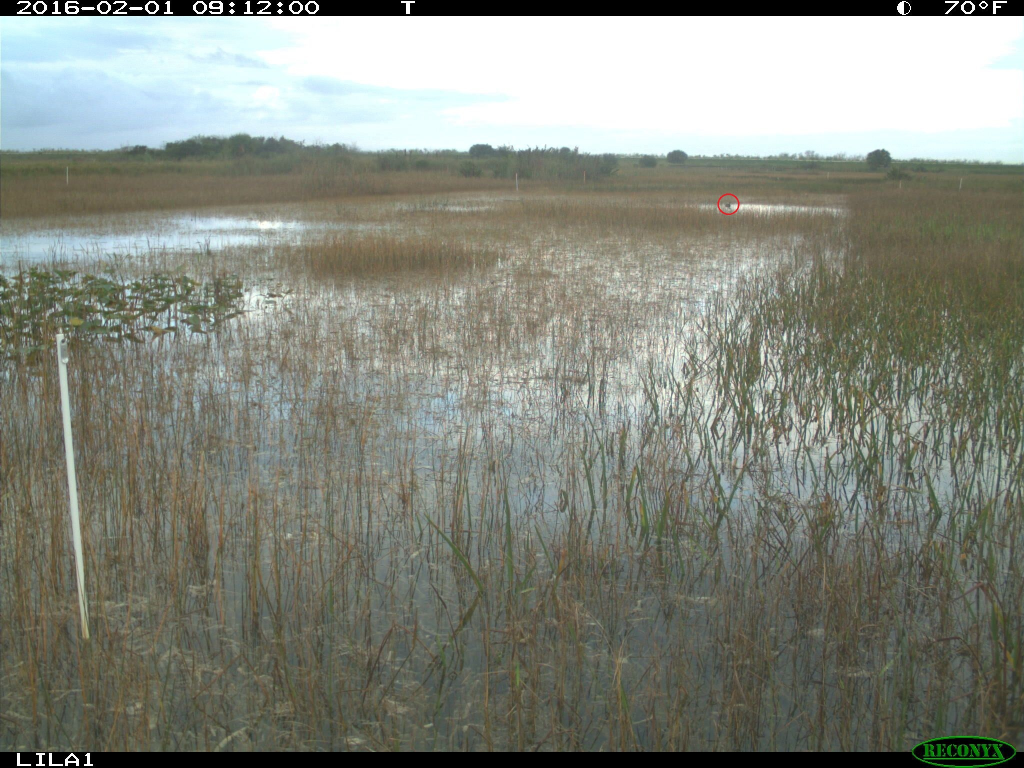
#> input picture bird.jpg, 2048 x 1536 px (shown at 1/2 size)
$ python -i aerial_counter.py   (imports and definitions only)   (Python 2 division)   (older library calls are emulated)
#> lines starting #> are read from the running program, lines starting #| are printed output that depends on the picture
import cv2
import sys
import numpy as np
import imutils
import functools
import tensorflow as tf
from scipy.misc import imshow


def get_contours(image, to_hsv=None, thresh=None, smooth=None, edge=None):
  """
  A function to get contours from a BGR image using opencv with optional thresholding
  and smoothing first.

  Args:
       to_hsv: if this value is set to True, the BGR image will be transformed
               to hsv colorspace. Default leaves it as BGR colorspace.

       thresh: If thresh is given, a threshold will be applied to the image.
               thresh should be a 2 x 3 numpy array, where the first row is the
               lower bound and the second row is the upper bound of the threshold.

       smooth: If smooth is given, cv2's bilateralFilter will be applied to
               the image. smooth should be a 3-vector, indicating the arguments
               for the smoothing function.

       edge:   If edge is given, cv2's canny edge detector will be used on the
               image. It should consist of a 2-vector signifying the lower bound
               and upper bound.
  """
  if to_hsv is True:
    image=cv2.cvtColor(image, cv2.COLOR_BGR2HSV)

  if thresh is not None:
    if np.shape(thresh)!=(2, 3):
      raise TypeError('thresh must be a 2x3 array.')
    else:
      mask=cv2.inRange(image, thresh[0, :].astype(int), thresh[1, :].astype(int))

  if smooth is not None:
    if 'mask' in locals():
      mask=cv2.bilateralFilter(np.uint8(mask), smooth[0], smooth[1], smooth[2])
    else:
      mask=cv2.bilateralFilter(np.uint8(image), smooth[0], smooth[1], smooth[2])

  if edge is not None:
    if 'mask' in locals():
      mask=cv2.Canny(mask, edge[0], edge[1])
    else:
      mask=cv2.Canny(image, edge[0], edge[1])

  cnts = cv2.findContours(mask.copy(), cv2.RETR_EXTERNAL, cv2.CHAIN_APPROX_SIMPLE)
  return cnts[0] if imutils.is_cv2() else cnts[1]


# [12 lines left out: function contour_imcrop, not called in this run]


def doublewrap(function):
  """
  A decorator decorator, allowing to use the decorator to be used without
  parentheses if not arguments are provided. All arguments must be optional.
  """
  @functools.wraps(function)
  def decorator(*args, **kwargs):
    if len(args) == 1 and len(kwargs) == 0 and callable(args[0]):
      return function(args[0])
    else:
      return lambda wrapee: function(wrapee, *args, **kwargs)
  return decorator


@doublewrap
def define_scope(function, scope=None, *args, **kwargs):
  """
  A decorator for functions that define TensorFlow operations. The wrapped
  function will only be executed once. Subsequent calls to it will directly
  return the result so that operations are added to the graph only once.
  The operations added by the function live within a tf.variable_scope(). If
  this decorator is used with arguments, they will be forwarded to the
  variable scope. The scope name defaults to the name of the wrapped
  function.
  """
  attribute = '_cache_' + function.__name__
  name = scope or function.__name__
  # [7 lines left out: function decorator, not called in this run]
  return decorator


# [62 lines that did not run here, left out]


def main():

  # initialize some stuff
  i=1
  e_plot=np.zeros([1, ])
  batch_sz=5
  patch_sz=100
  num_out_nodes=1

  data=np.zeros([1, patch_sz**2*3])
  labels=np.zeros([1, ])

  data_holder=tf.placeholder(tf.float32, shape=[None, data.shape[1]])
  label_holder=tf.placeholder(tf.float32, shape=[None, ])

  nn=NN(data_holder,
        label_holder,
        num_out_nodes,
        patch_sz,
        batch_sz,
        feature_scaling=None)

  sess=tf.Session()
  sess.run(tf.global_variables_initializer())

  im=cv2.imread('im.JPG') # read the image - going to have to loop through them all

  # get the contours
  cnts=get_contours(im,
                    thresh=np.array([[215, 215, 215], [255, 255, 255]]),
                    smooth=np.array([9, 95, 95]))


  for c in cnts: # loop through each contour
    if cv2.contourArea(c)>1200:

      x, y, w, h, im_crop=contour_imcrop(im, c, patch_sz)
      im_crop=cv2.resize(im_crop, (patch_sz, patch_sz))
      data=np.concatenate((data, im_crop.reshape([1, patch_sz**2*3])), axis=0)

      imshow(im_crop)

      # take user input to create labels for the patch shown
      label=raw_input('0: no bird, 1: bird, 2: see whole map')
      try:
        label=int(label)
      except ValueError:
        imshow(im_crop)
        label=int(raw_input('Please enter only an integer'))
      im_copy=im.copy()
      if label==2:
        while(1):
          cv2.rectangle(im_copy, (x, y), (x+w, y+h), (0, 0, 255), 4)
          cv2.namedWindow('rect contour', cv2.WINDOW_NORMAL)
          cv2.imshow('rect contour', im_copy)
          if cv2.waitKey(10000)==27:
            cv2.destroyAllWindows()
            break
        label=int(raw_input('0: no bird, 1: bird'))
      assert(label in [0, 1, 2]), 'input must be 0, 1, or 2.'
      labels=np.concatenate((labels, np.array([label, ])), axis=0)
      print np.shape(data)
      print labels

      # send labels/data to network when data/label input equals desired batch size
      if data.shape[0]%(batch_sz+1)==0:
        e=sess.run(nn.error, {data_holder: data[1:, :], label_holder: labels[1:, ]})
        e_plot=np.concatenate((e_plot, np.array([e, ])), axis=0)
        print("""
              ===================================
              Iteration: %d, Training Error: %.2f
              ===================================
              """%(i, e))

        sess.run(nn.optimize, {data_holder: data[1:, :], label_holder: labels[1:, ]})
        data=np.zeros([1, patch_sz**2*3]) # empty the data array for next iter
        labels=np.zeros([1, ]) # empty the label array for next iter
        i+=1

# [2 lines not run here, left out]

>>> import cv2
>>> picture = cv2.imread('bird.jpg', cv2.IMREAD_GRAYSCALE)
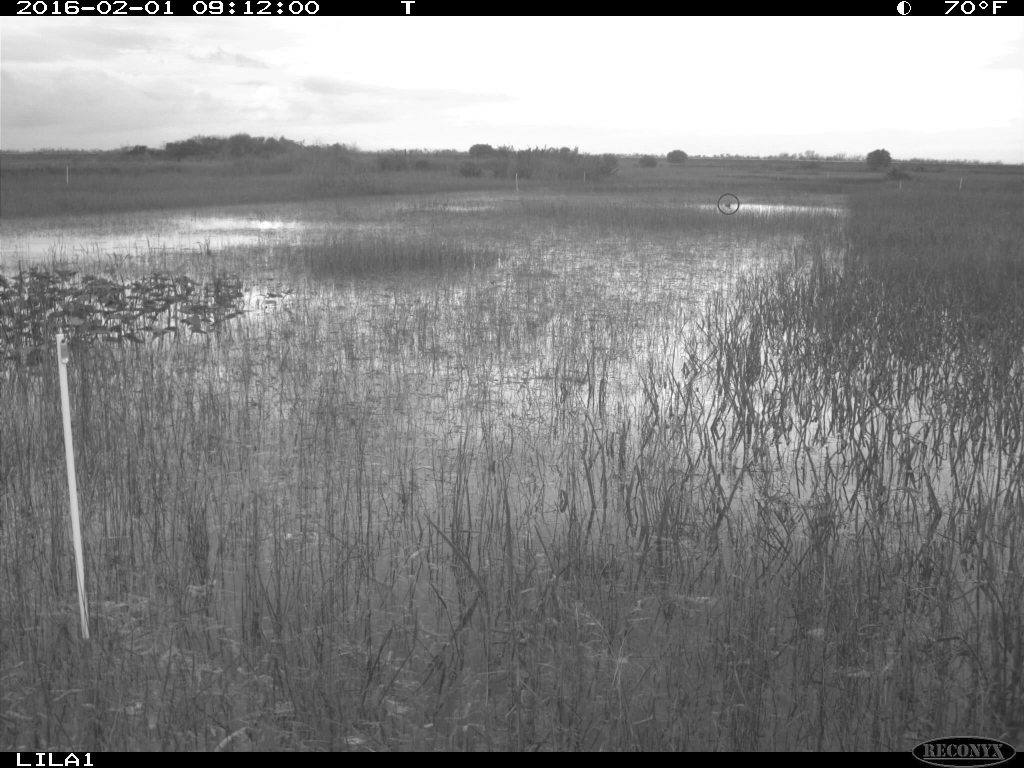
#> picture: shape (1536, 2048) (shown at 1/2 size); min 0, max 255, mean 133.3
#> (the run stopped early here; a loop or call above may not have finished)
